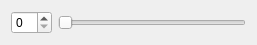
<?xml version="1.0" encoding="UTF-8"?>
<ui version="4.0">
 <class>SmallWidget</class>
 <widget class="QWidget" name="SmallWidget">
  <property name="geometry">
   <rect>
    <x>0</x>
    <y>0</y>
    <width>257</width>
    <height>40</height>
   </rect>
  </property>
  <property name="windowTitle">
   <string>Form</string>
  </property>
  <layout class="QHBoxLayout" name="horizontalLayout">
   <item>
    <widget class="QSpinBox" name="spinBox"/>
   </item>
   <item>
    <widget class="QSlider" name="horizontalSlider">
     <property name="orientation">
      <enum>Qt::Horizontal</enum>
     </property>
    </widget>
   </item>
  </layout>
 </widget>
 <resources/>
 <connections/>
</ui>
